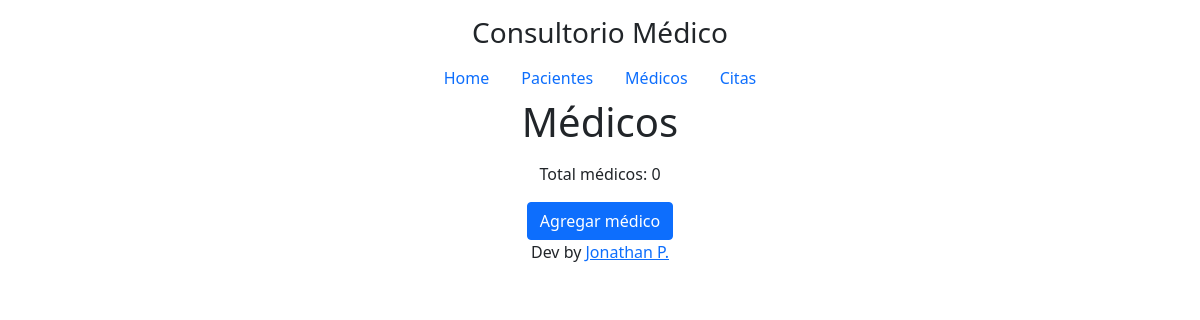
Page /medicos on the earlier database version.
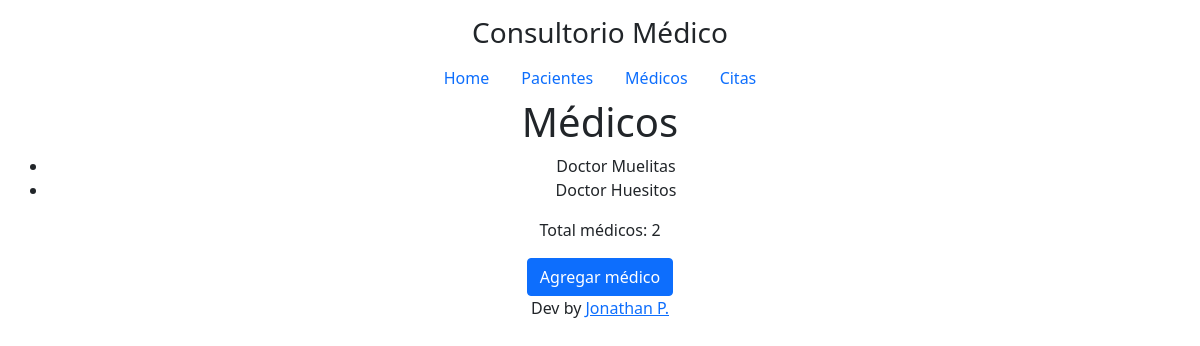
Same page on the later database version.
### consultorio/models.py (models this page shows, shortened)
class Doctor(models.Model):
    uniqueId = models.AutoField(primary_key=True)
    nombre = models.CharField(max_length=100)
    apellido = models.CharField(max_length=100)
    def __str__(self) -> str:
        return f"{self.nombre} {self.apellido}"

### consultorio/views.py (the view, shortened to what this page needs)
# urls.py: path('medicos', views.medicos, name='medicos'),
def medicos(request):
    d = Doctor.objects.all()
    context = {
        "lista_medicos": d,
        "numero_medicos": len(d),
    }
    return render(request, 'medicos.html', context)

### consultorio/templates/medicos.html (shortened to what this page needs)
{% extends './base.html' %} {% load static %}  {% block titulo %} Médicos {% endblock %} {% block lead %}
<ul>
  {% for medico in lista_medicos %}
  <li>{{ medico }}</li>
  {% endfor %}
</ul>
<p>Total médicos: {{ numero_medicos }}</p>
<button type="button" class="btn btn-primary" data-bs-toggle="modal" data-bs-target="#myModal">
  Agregar médico
</button>
{% endblock %}

Differences in the rows shown:
added Doctor: nombre+apellido "Doctor Muelitas"
added Doctor: nombre+apellido "Doctor Huesitos"
Other differences:
{{ numero_medicos }}: "0" → "2"
